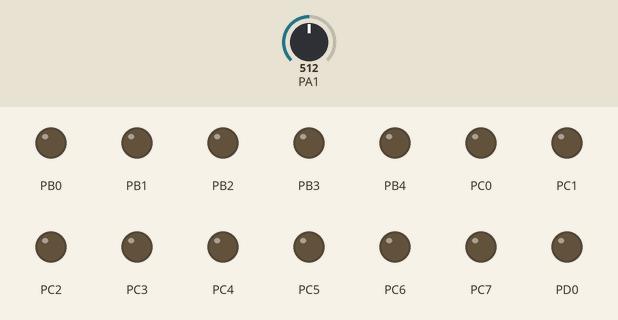
The program below on a simulated ATmega1284P, built with avr-gcc and emulated at 1.6 MHz. Parts: output pins drawn as LEDs (lit = HIGH). The test bench sets the inputs (shaded band); at power-on: PA1 = 512.

Above: at 5.6 s.
5.7 s: PA1 set to 716
At 10.4 s:
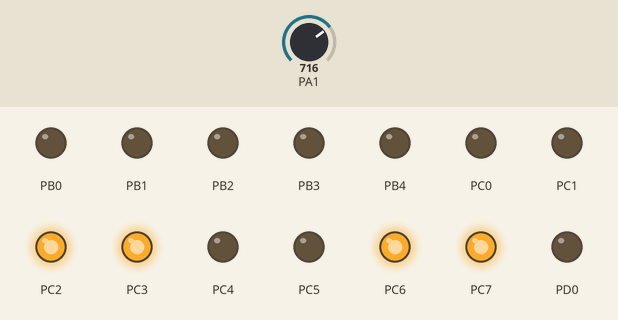
11.5 s: PA1 set to 785
At 14.9 s:
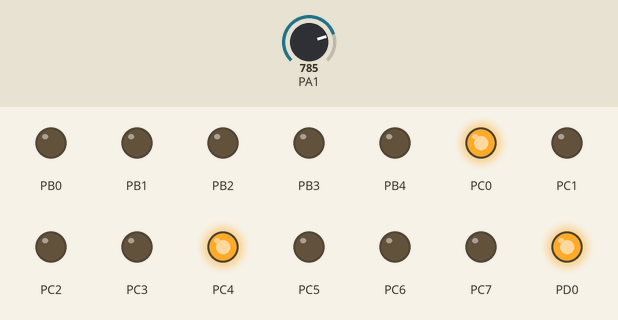
17.3 s: PA1 set to 765
At 20.7 s:
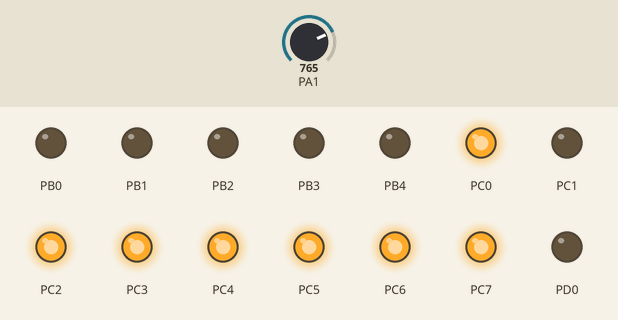
23.1 s: PA1 set to 900
At 25.2 s:
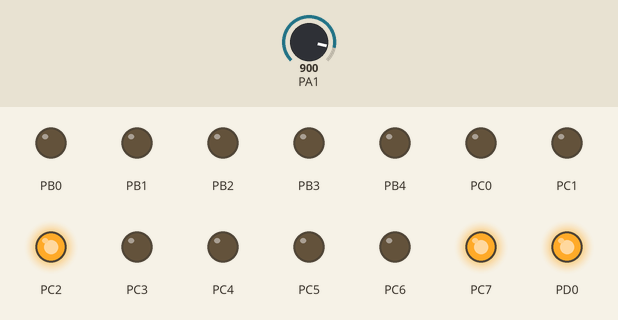
28.9 s: PA1 set to 1023
At 29.7 s:
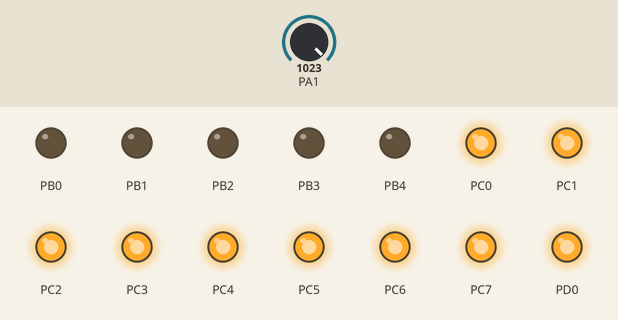
Timing chart, 0 to 31.9 s (numbered marks = the images above; inputs shaded):
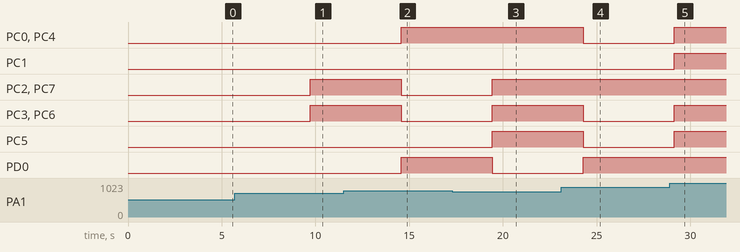

Measured:
- after the input at 5.7 s, PC2, PC3, PC6, PC7: LOW → HIGH after 4.0 s
- after the input at 11.5 s, PC0, PC4, PD0: LOW → HIGH after 3.1 s; PC2, PC3, PC6, PC7: HIGH → LOW after 3.1 s
- after the input at 17.3 s, PC2, PC3, PC5–7: LOW → HIGH after 2.1 s; PD0: HIGH → LOW after 2.1 s
- after the input at 23.1 s, PC0, PC3–6: HIGH → LOW after 1.2 s; PD0: LOW → HIGH after 1.2 s
- after the input at 28.9 s, PC0, PC1, PC3–6: LOW → HIGH after 0.24 s

The program:

main.c
```c
/*
 * Temp_sensor.c
 *
 * Created: 1/16/2021 9:42:22 PM
 * Author : ME
 */
#ifndef F_CPU
#define F_CPU 1600000UL
#endif
#include <avr/io.h>

#include <avr/interrupt.h>
#include <util/delay.h>
#include <string.h>
#include <stdio.h>
#ifdef _SIMULATE_
#include "simAVRHeader.h"
#endif
//#include "io_2.h"

void delay_ms(int miliSec) //for 8 Mhz crystal
{
	int i,j;
	for(i=0;i<miliSec;i++)
	for(j=0;j<775;j++)
	{
		asm("nop");
	}
}

int main(void)
{
	 DDRC=0xFF; PORTC=0x00;
	 DDRD= 0xFF; PORTD= 0x00;
	 DDRA=0x00; PORTA = 0xFF;
	 DDRB = 0xFF; PORTB = 0x00;//output led

	 uint16_t adc_result0;
	 int Volts;
	 char buffer[10];
	 int tempatureC;
	 int binary[8];
	 int remainder;
	 int i=0;
	 int j=0;
	 char orValue= 0x00;
	 int tempF;
	 int temp;
	 setupADC();
	// LCD_init();
	 ADC_read();
	 //LCD_DisplayString(1,"Hello World");

		while (1)
		{
			//adc_result0 = ADC_read(0);      // read adc value at PA0
			unsigned short x =ADC_read(1);

			unsigned char lower8 = (char)x;
			PORTC = lower8;
			unsigned char upper2 = (char)(x >> 8);
			PORTD = upper2;
			//temp= ((x*4.88)-500);
			//temp=(temp/10);
			//PORTC=temp;
			delay_ms(2000);
			/*
			Volts= (x)*(5/1024);
			tempatureC=(Volts-.5)*100;
			/*
			tempF=(tempatureC*(9/5)+32);
			remainder=decimalToBinary(127);
			PORTC=remainder;
			/*while(remainder>0){
				binary[i]=remainder%2;
				remainder=remainder/2;
				++i;
			}*/
			//PORTC= orValue|binary;
	}

}
void setupADC()
{
	ADMUX=(1<<REFS0);
	ADCSRA = (1<<ADEN)|(1<<ADPS2)|(1<<ADPS1)|(1<<ADPS0);

}
int ADC_read(int ch)
{
	// select the corresponding channel 0~7
	//int ADC_result=0;
	ch &= 0b00000111;  // AND operation with 7
	ADMUX = (ADMUX & 0xF8)|ch;

	// start single conversion
	// write '1' to ADSC
	ADCSRA |= (1<<ADSC);

	// wait for conversion to complete
	// ADSC becomes '0' again

	while(ADCSRA & (1<<ADSC));
	//ADC_result=ADCL;
	//ADC_result |=(ADC<<8);
	return (ADC);
}
```

io.c
```c
#include <avr/io.h>
#include <avr/interrupt.h>
#include <stdio.h>
#include "io.h"

#define SET_BIT(p,i) ((p) |= (1 << (i)))
#define CLR_BIT(p,i) ((p) &= ~(1 << (i)))
#define GET_BIT(p,i) ((p) & (1 << (i)))

/*-------------------------------------------------------------------------*/

#define DATA_BUS PORTC		// port connected to pins 7-14 of LCD display
#define CONTROL_BUS PORTD	// port connected to pins 4 and 6 of LCD disp.
#define RS 6			// pin number of uC connected to pin 4 of LCD disp.
#define E 7			// pin number of uC connected to pin 6 of LCD disp.

/*-------------------------------------------------------------------------*/

void LCD_ClearScreen(void) {
	LCD_WriteCommand(0x01);
}

void LCD_init(void) {

	//wait for 100 ms.
	delay_ms(100);
	LCD_WriteCommand(0x38);
	LCD_WriteCommand(0x06);
	LCD_WriteCommand(0x0f);
	LCD_WriteCommand(0x01);
	delay_ms(10);
}

void LCD_WriteCommand (unsigned char Command) {
	CLR_BIT(CONTROL_BUS,RS);
	DATA_BUS = Command;
	SET_BIT(CONTROL_BUS,E);
	asm("nop");
	CLR_BIT(CONTROL_BUS,E);
	delay_ms(2); // ClearScreen requires 1.52ms to execute
}

void LCD_WriteData(unsigned char Data) {
	SET_BIT(CONTROL_BUS,RS);
	DATA_BUS = Data;
	SET_BIT(CONTROL_BUS,E);
	asm("nop");
	CLR_BIT(CONTROL_BUS,E);
	delay_ms(1);
}

/**
FUNCTION TO CREATE A CUSTOM ASCII CHARACTER :) PRETTY COOL THO
**/
void LCD_createChar(unsigned char indx, unsigned char *ptr) {
	unsigned char i;
	if (indx < 8) {
		LCD_WriteCommand(0x40 + indx*8);
		for (i = 0; i < 8; i++) {
			LCD_WriteData(ptr[i]);
		}
	}
	LCD_WriteCommand(0x80);
	// LCD_WriteData(indx);
}

void LCD_DisplayString( unsigned char column, const unsigned char* string) {
	LCD_ClearScreen();
	unsigned char c = column;
	while(*string) {
		LCD_Cursor(c++);
		LCD_WriteData(*string++);
	}
}

void LCD_DisplayString_NO_CLEAR( unsigned char column, const unsigned char* string) {
	unsigned char c = column;
	while(*string) {
		LCD_Cursor(c++);
		LCD_WriteData(*string++);
	}
}

void LCD_Cursor(unsigned char column) {
	if ( column < 17 ) { // 16x1 LCD: column < 9
		// 16x2 LCD: column < 17
		LCD_WriteCommand(0x80 + column - 1);
		} else {
		LCD_WriteCommand(0xB8 + column - 9);	// 16x1 LCD: column - 1
		// 16x2 LCD: column - 9
	}
}

void delay_ms(int miliSec) //for 8 Mhz crystal

{
	int i,j;
	for(i=0;i<miliSec;i++)
	for(j=0;j<775;j++)
	{
		asm("nop");
	}
}
```

io.h
```c
#ifndef __io_h__
#define __io_h__

void LCD_init();
void LCD_ClearScreen(void);
void LCD_WriteCommand (unsigned char Command);
void LCD_Cursor (unsigned char column);
void LCD_DisplayString(unsigned char column ,const unsigned char *string);
void delay_ms(int miliSec);
void LCD_CreateCharacter(unsigned char pixel[8], unsigned char reg);
void LCD_4bitWrite (unsigned char);
//void LCD_DisplayString_NO_CLEAR( unsigned char column, const unsigned char* string)
#endif
```
